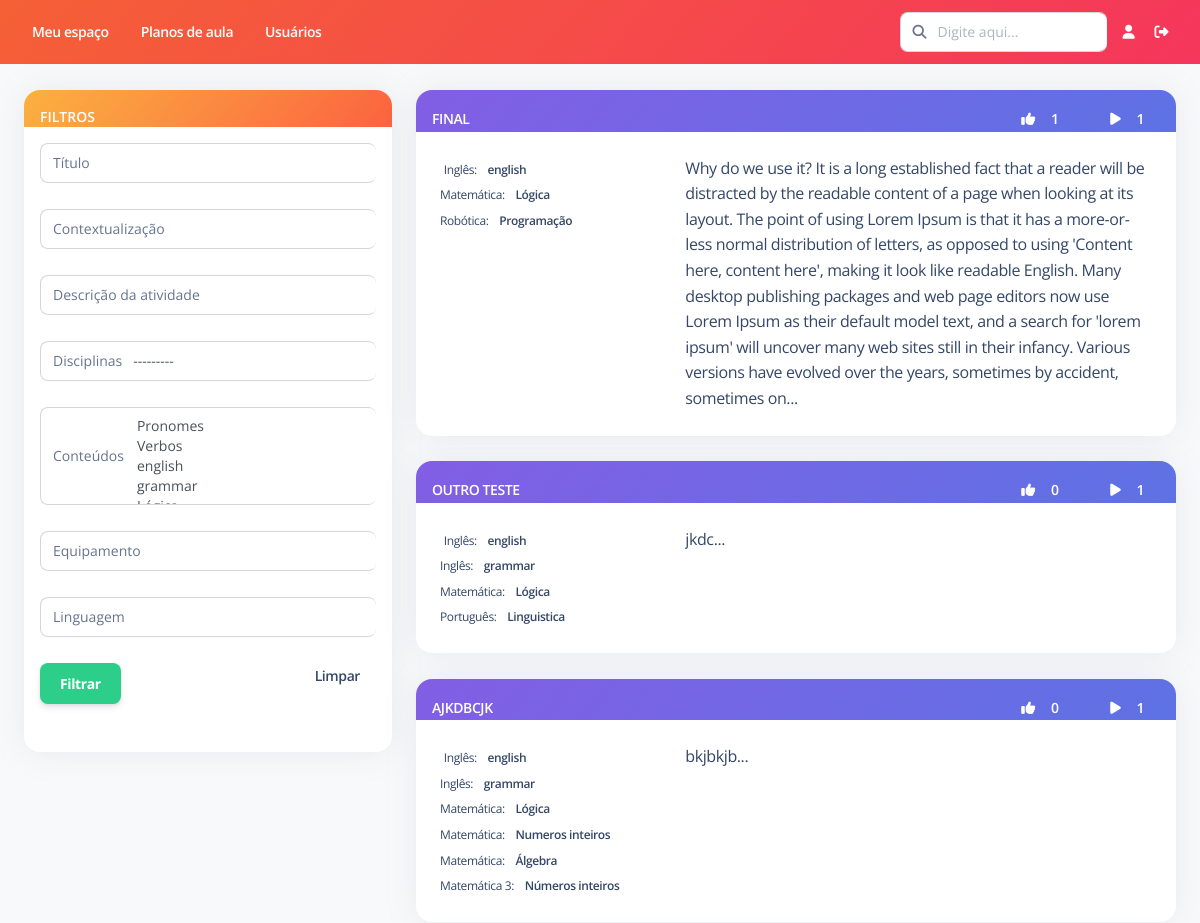
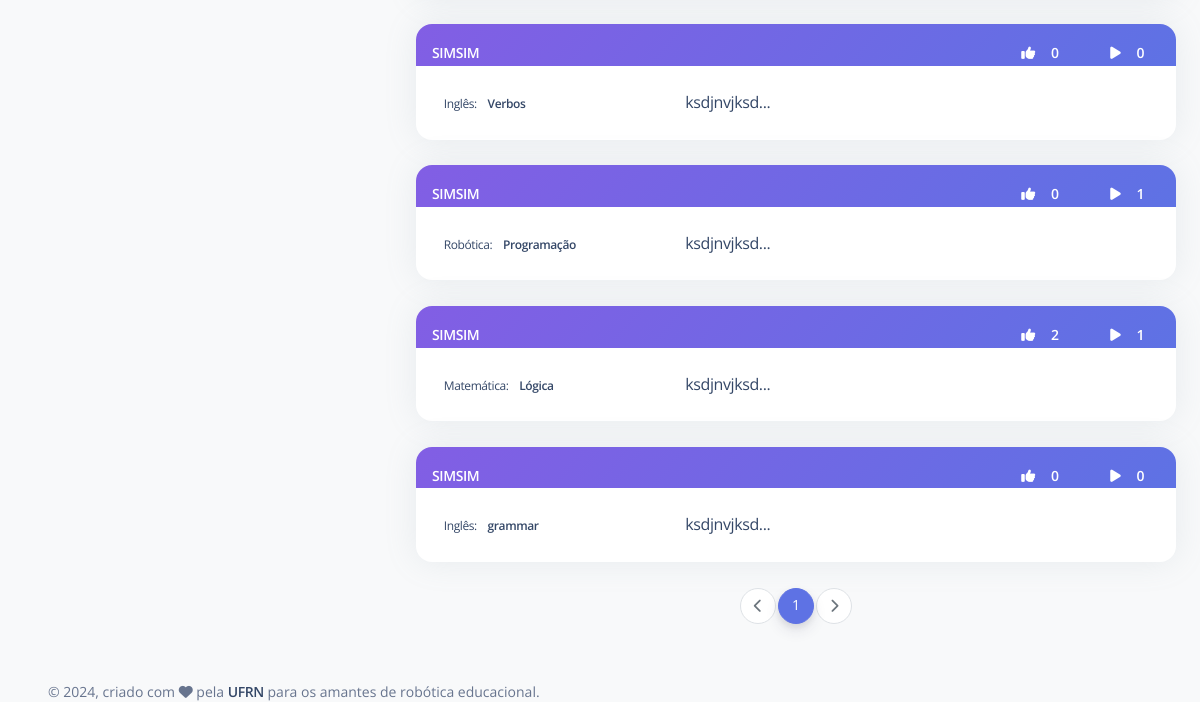
The page /plano-aula/listar/ on the database as committed earlier (2 pictures, top to bottom).
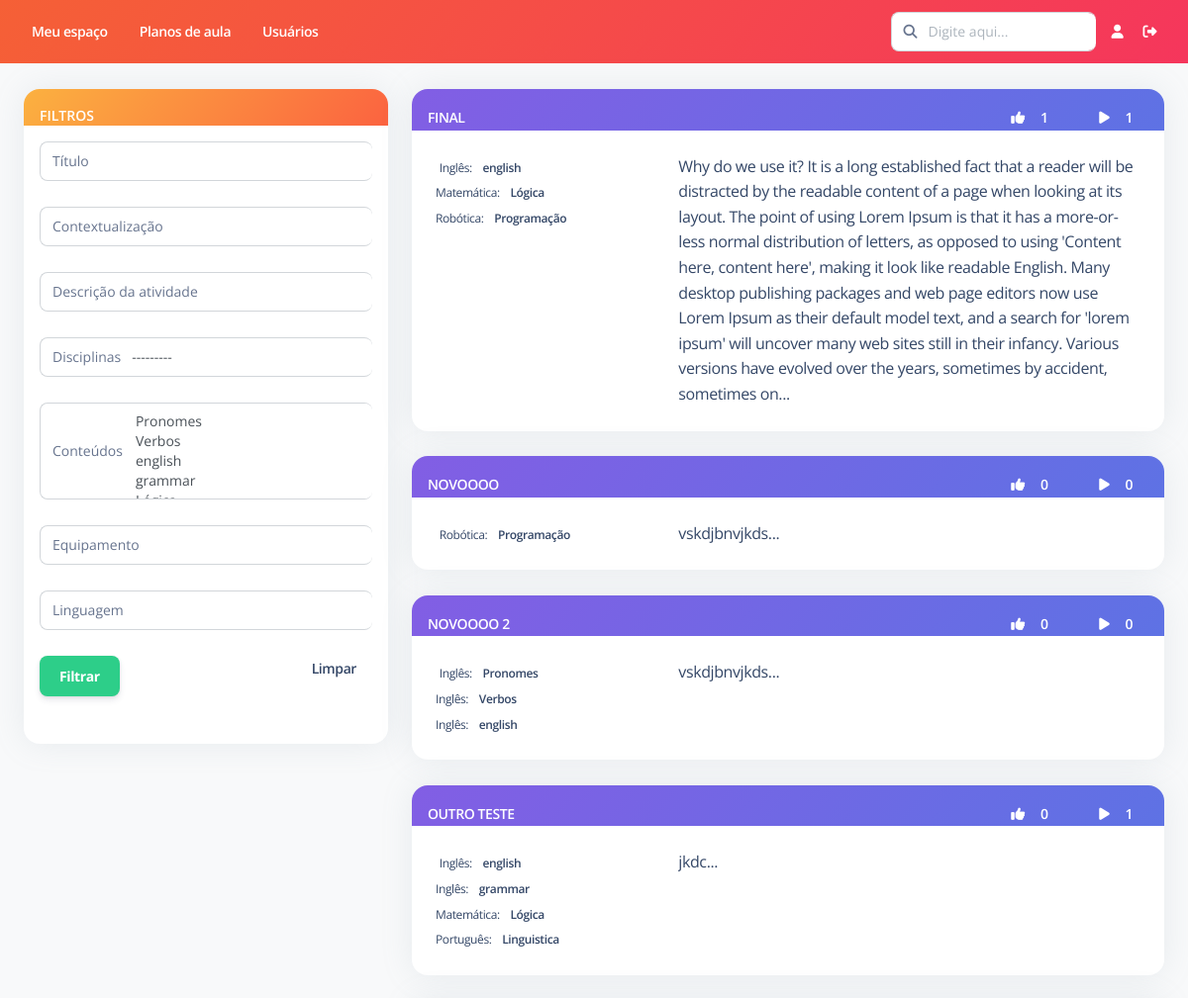
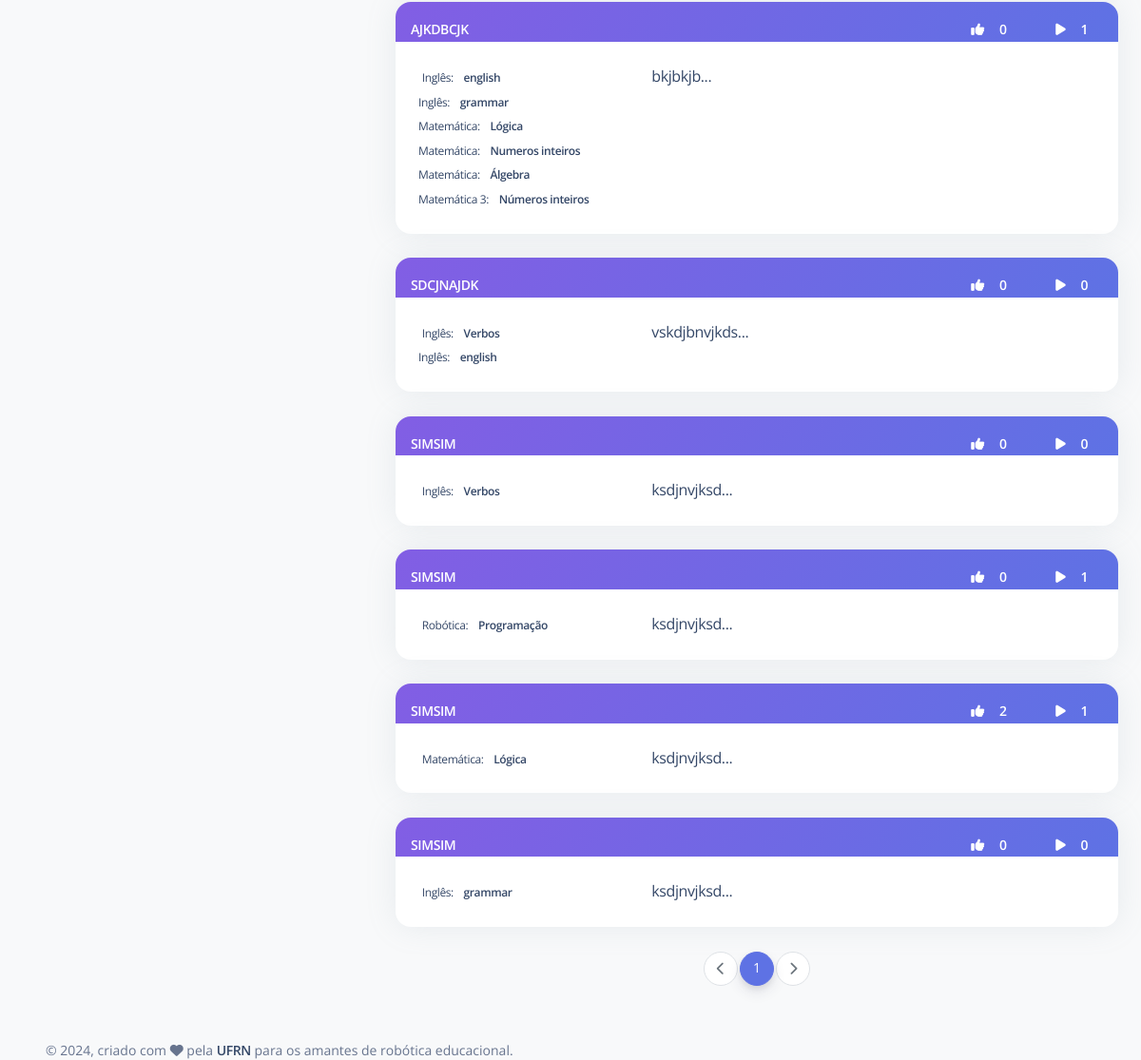
The same page on the database as committed later (2 pictures, top to bottom).
### PlanoAula/models.py (models this page shows, shortened)
class PlanoAula(models.Model):
    criador = models.ForeignKey(Usuario, on_delete=models.RESTRICT,null=True, verbose_name="Responsável")
    data_criacao = models.DateTimeField(default=timezone.now, verbose_name="Data de criação")
    titulo = models.CharField(max_length=200, verbose_name="Título")
    contextualizacao = models.TextField(verbose_name="Contextualização")
    descricao_atividade = models.TextField(verbose_name="Descrição da atividade")
    avaliacao = models.TextField(verbose_name="Critérios de avaliação", default="", blank=True, null=True)
    conteudos = models.ManyToManyField(Conteudo, related_name="planos_de_aula", verbose_name="Conteúdos")
    robo_equipamento = models.CharField(max_length=200, verbose_name="Equipamento", default="")
    robo_descricao = models.TextField(verbose_name="Descrição do robô", default="")
    robo_link = models.TextField(verbose_name="Links", blank=True, null=True)
    prog_linguagem = models.CharField(max_length=200, verbose_name="Linguagem de programação", default="")
    prog_descricao = models.TextField(verbose_name="Descrição da programação", default="")
    prog_link = models.TextField(verbose_name="Links", blank=True, null=True)
    prog_codigos = models.FileField(upload_to=user_directory_path, blank=True, null=True, verbose_name="Códigos")
    robo_fotos = models.ImageField(upload_to=user_directory_path, blank=True, null=True)
    robo_videos = models.ImageField(upload_to=user_directory_path, blank=True, null=True)
    robo_pdf = models.FileField(upload_to=user_directory_path, blank=True, null=True)
    exec_fotos = models.ImageField(upload_to=user_directory_path, blank=True, null=True)
    exec_videos = models.ImageField(upload_to=user_directory_path, blank=True, null=True)
    class Meta:
        ordering = ['titulo']
        verbose_name = "Plano de aula"
        verbose_name_plural = "Planos de aula"

### Disciplina/models.py (models this page shows)
class Conteudo(models.Model):
    nome = models.CharField(max_length=200, verbose_name="Nome")
    disciplina = models.ForeignKey(Disciplina, on_delete=models.RESTRICT, related_name="conteudos", verbose_name="Disciplina")
    status = models.CharField(max_length=7, choices=STATUS, default='Ativo')
    def __str__(self):
        return self.nome
    class Meta:
        ordering = ['disciplina', 'nome']
        verbose_name = "Conteúdo"
        verbose_name_plural = "Conteúdos"

class Disciplina(models.Model):
    nome = models.CharField(max_length=200, verbose_name="Nome")
    status = models.CharField(max_length=7, choices=STATUS, default='Ativo')
    def __str__(self):
        return self.nome
    class Meta:
        ordering = ['nome']
        verbose_name = "Disciplina"
        verbose_name_plural = "Disciplinas"

### PlanoAula/views.py (the view)
# urls.py: path('listar/', views.ListarPlanosAulaFiltrados.as_view(), name='listar'),
class ListarPlanosAulaFiltrados(generic.ListView):
    model = PlanoAula
    template_name = 'PlanoAula/listar.html'
    context_object_name = 'lista_planos_aula'
    paginate_by = 15
    def get_queryset(self):
        qs = super().get_queryset()
        planos_aula_filtrado = filters.PlanoAulaFiltro(self.request.GET, queryset=PlanoAula.objects.all())
        qs_filtrada = planos_aula_filtrado.qs
        return qs_filtrada
    def get_context_data(self,**kwargs):
        context = super(ListarPlanosAulaFiltrados,self).get_context_data(**kwargs)
        planos_aula_filtrado = filters.PlanoAulaFiltro(self.request.GET, queryset=PlanoAula.objects.all())
        context['planos_aula_filtrado'] = planos_aula_filtrado.qs
        context['form_filtro'] = planos_aula_filtrado.form
        return context

### templates/PlanoAula/listar.html (shortened to what the changed rows need)
{% extends "Base/base.html" %}
{% load pagination_tags %}
{% load widget_tweaks %}
{% load static %}
{% block conteudo %}
<br>
<div class="row">
    <div class="col-md-8 col-lg-8">
        {% for aula in lista_planos_aula %}
            <a href="{% url 'plano_aula:detalhes' pk=aula.pk %}">
                <div class="card">
                    <div class="card-header bg-gradient-primary pb-0 p-3">
                        <span class="text-sm mb-0 text-uppercase text-white font-weight-bold">{{aula.titulo}}</span>
                        <div class="float-end">
                            <span class="text-sm mb-0 text-uppercase text-white font-weight-bold px-3"><i class="fas fa-thumbs-up text-white px-3"></i>{{ aula.likes.count }}</span>
                            <span class="text-sm mb-0 text-uppercase text-white font-weight-bold px-3"><i class="fas fa-play text-white px-3"></i>{{ aula.execucoes.count }}</span>
                        </div>
                    </div>
                    <div class="card-body row">
                        <div class="col-4">
                            {% for conteudo in aula.conteudos.all %}
                                <span class="mb-2 text-xs">{{conteudo.disciplina}}:
                                    <span class="text-dark font-weight-bold ms-sm-2">{{conteudo.nome}}</span>
                                </span>
                                <br>
                            {% endfor %}
                        </div>
                        <div class="col-8">
                            <div class="overflow-auto">
                                {{ aula.descricao_atividade|slice:":600" }}...
                            </div>
                        </div>
                    </div>
                </div>
            </a>
            <br>
        {% endfor %}
        <nav class="justify-content-center d-flex pagination">
            <ul class="pagination">
                {% for i in page_obj.paginator.page_range %}
                    {% if page_obj.number == i %}
                        <li class="active page-item">
                            <span class="page-link">{{ i }} <span class="sr-only">(current)</span></span>
                        </li>
                    {% elif i > page_obj.number|add:'-3' and i < page_obj.number|add:'3' %}
                        <li class="page-item">
                            <a href="?{% url_replace request 'page' i %}" class="page-link">{{ i }}</a>
                        </li>
                    {% endif %}
                {% endfor %}
            </ul>
        </nav>
    </div>
</div>
<br/>
{% endblock %}

Rows that differ between the two databases and show on the page:
added PlanoAula: titulo "NOVOOOO", likes.count "0", execucoes.count "0", descricao_atividade "vskdjbnvjkds", Conteudo (disciplina "Robótica", nome "Programação")
added PlanoAula: titulo "NOVOOOO 2", likes.count "0", execucoes.count "0", descricao_atividade "vskdjbnvjkds", Conteudo (disciplina "Inglês", nome "Verbos"), Conteudo (disciplina "Inglês", nome "english")
now on this page (row unchanged): Conteudo: disciplina "Inglês", nome "Pronomes", shown under "NOVOOOO 2"
added PlanoAula: titulo "SDCJNAJDK", likes.count "0", execucoes.count "0", descricao_atividade "vskdjbnvjkds", Conteudo (disciplina "Inglês", nome "Verbos"), Conteudo (disciplina "Inglês", nome "english")
